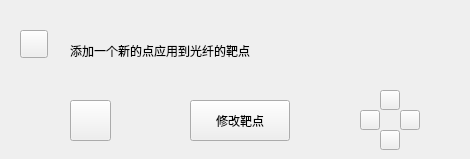
        <widget class="QWidget" name="tab_4">
         <attribute name="title">
          <string>页</string>
         </attribute>
         <widget class="QPushButton" name="btn_up">
          <property name="geometry">
           <rect>
            <x>380</x>
            <y>90</y>
            <width>20</width>
            <height>20</height>
           </rect>
          </property>
          <property name="text">
           <string/>
          </property>
         </widget>
         <widget class="QPushButton" name="pushButton_2">
          <property name="geometry">
           <rect>
            <x>70</x>
            <y>100</y>
            <width>41</width>
            <height>41</height>
           </rect>
          </property>
          <property name="text">
           <string/>
          </property>
          <property name="checkable">
           <bool>true</bool>
          </property>
         </widget>
         <widget class="QLabel" name="NewTarget">
          <property name="geometry">
           <rect>
            <x>70</x>
            <y>20</y>
            <width>391</width>
            <height>61</height>
           </rect>
          </property>
          <property name="text">
           <string>添加一个新的点应用到光纤的靶点</string>
          </property>
         </widget>
         <widget class="QPushButton" name="btn_Pathback">
          <property name="geometry">
           <rect>
            <x>20</x>
            <y>30</y>
            <width>28</width>
            <height>28</height>
           </rect>
          </property>
          <property name="text">
           <string/>
          </property>
          <property name="checkable">
           <bool>true</bool>
          </property>
         </widget>
         <widget class="QPushButton" name="btn_down">
          <property name="geometry">
           <rect>
            <x>380</x>
            <y>130</y>
            <width>20</width>
            <height>20</height>
           </rect>
          </property>
          <property name="text">
           <string/>
          </property>
         </widget>
         <widget class="QPushButton" name="btn_left">
          <property name="geometry">
           <rect>
            <x>360</x>
            <y>110</y>
            <width>20</width>
            <height>20</height>
           </rect>
          </property>
          <property name="text">
           <string/>
          </property>
         </widget>
         <widget class="QPushButton" name="btn_target_2">
          <property name="geometry">
           <rect>
            <x>190</x>
            <y>100</y>
            <width>100</width>
            <height>41</height>
           </rect>
          </property>
          <property name="text">
           <string>修改靶点</string>
          </property>
         </widget>
         <widget class="QPushButton" name="btn_right">
          <property name="geometry">
           <rect>
            <x>400</x>
            <y>110</y>
            <width>20</width>
            <height>20</height>
           </rect>
          </property>
          <property name="text">
           <string/>
          </property>
         </widget>
        </widget>
